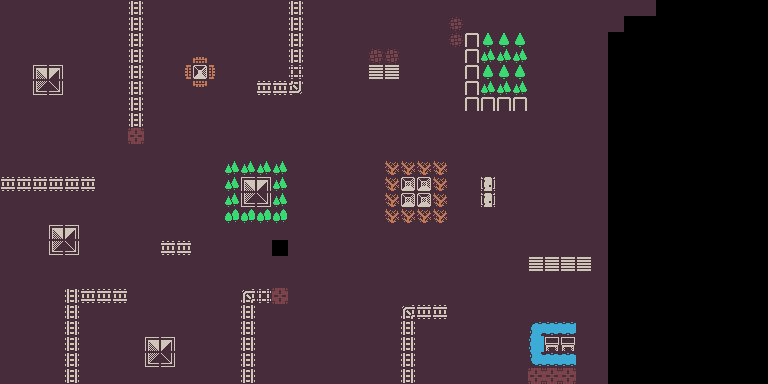

A 2D game scene composited from a Tiled map and its tileset images. What follows is a short description and the map's XML, with every tile layer's data as written:
An orthogonal 48x24 tile map with 16x16 px tiles, 2 tile layers (Background, Walls).

<map version="1.5" tiledversion="2021.02.15" orientation="orthogonal" renderorder="right-down" width="48" height="24" tilewidth="16" tileheight="16" infinite="0" nextlayerid="8" nextobjectid="1">
 <tileset firstgid="1" source="tileset_colored.tsx" />
 <layer id="7" name="Background" width="48" height="24">
  <data encoding="csv">
1,1,1,1,1,1,1,1,1,1,1,1,1,1,1,1,1,1,1,1,1,1,1,1,1,1,1,1,1,1,1,1,1,1,1,1,1,1,1,1,1,0,0,0,0,0,0,0,
1,1,1,1,1,1,1,1,1,1,1,1,1,1,1,1,1,1,1,1,1,1,1,1,1,1,1,1,1,1,1,1,1,1,1,1,1,1,1,0,0,0,0,0,0,0,0,0,
1,1,1,1,1,1,1,1,1,1,1,1,1,1,1,1,1,1,1,1,1,1,1,1,1,1,1,1,1,1,1,1,1,1,1,1,1,1,0,0,0,0,0,0,0,0,0,0,
1,1,1,1,1,1,1,1,1,1,1,1,1,1,1,1,1,1,1,1,1,1,1,1,1,1,1,1,1,1,1,1,1,1,1,1,1,1,0,0,0,0,0,0,0,0,0,0,
1,1,1,1,1,1,1,1,1,1,1,1,1,1,1,1,1,1,1,1,1,1,1,1,1,1,1,1,1,1,0,1,1,1,1,1,1,1,0,0,0,0,0,0,0,0,0,0,
1,1,1,1,1,1,1,1,1,1,1,1,1,1,1,1,1,1,1,1,1,1,1,1,1,1,1,1,1,1,1,1,1,1,1,1,1,1,0,0,0,0,0,0,0,0,0,0,
1,1,1,1,1,1,1,1,1,1,1,1,1,1,1,1,1,1,1,1,1,1,1,1,1,1,1,1,1,1,1,1,1,1,1,1,1,1,0,0,0,0,0,0,0,0,0,0,
1,1,1,1,1,1,1,1,1,1,1,1,1,1,1,1,1,1,1,1,1,1,1,1,1,1,1,1,1,1,1,1,1,1,1,1,1,1,0,0,0,0,0,0,0,0,0,0,
1,1,1,1,1,1,1,1,1,1,1,1,1,1,1,1,1,1,1,1,1,1,1,1,1,1,1,1,1,1,1,1,1,1,1,1,1,1,0,0,0,0,0,0,0,0,0,0,
1,1,1,1,1,1,1,1,1,1,1,1,1,1,1,1,1,1,1,1,1,1,1,1,1,1,1,1,1,1,1,1,1,1,1,1,1,1,0,0,0,0,0,0,0,0,0,0,
1,1,1,1,1,1,1,1,1,1,1,1,1,1,1,1,1,1,1,1,1,1,1,1,1,1,1,1,1,1,1,1,1,1,1,1,1,1,0,0,0,0,0,0,0,0,0,0,
1,1,1,1,1,1,1,1,1,1,1,1,1,1,1,1,1,1,1,1,1,1,1,1,1,1,1,1,1,1,1,1,1,1,1,1,1,1,0,0,0,0,0,0,0,0,0,0,
1,1,1,1,1,1,1,1,1,1,1,1,1,1,1,1,1,1,1,1,1,1,1,1,1,1,1,1,1,1,1,1,1,1,1,1,1,1,0,0,0,0,0,0,0,0,0,0,
1,1,1,1,1,1,1,1,1,1,1,1,1,1,1,1,1,1,1,1,1,1,1,1,1,1,1,1,1,1,1,1,1,1,1,1,1,1,0,0,0,0,0,0,0,0,0,0,
1,1,1,1,0,1,1,1,1,1,1,1,1,1,1,1,1,1,1,1,1,1,1,1,1,1,1,1,1,1,1,1,1,1,1,1,1,1,0,0,0,0,0,0,0,0,0,0,
1,1,1,1,1,1,1,1,1,1,1,1,1,1,1,1,1,0,1,1,1,1,1,1,1,1,1,1,1,1,1,1,1,1,1,1,1,1,0,0,0,0,0,0,0,0,0,0,
1,1,1,1,1,1,1,1,1,1,1,1,1,1,1,1,1,1,1,1,1,1,1,1,1,1,1,1,1,1,1,1,1,1,1,1,1,1,0,0,0,0,0,0,0,0,0,0,
1,1,1,1,1,1,1,1,1,1,1,1,1,1,1,1,1,1,1,1,1,1,1,1,1,1,1,1,1,1,1,1,1,1,1,1,1,1,0,0,0,0,0,0,0,0,0,0,
1,1,1,1,1,1,1,1,1,1,1,1,1,1,1,1,1,1,1,1,1,1,1,1,1,1,1,1,1,1,1,1,1,1,1,1,1,1,0,0,0,0,0,0,0,0,0,0,
1,1,1,1,1,1,1,1,1,1,1,1,1,1,1,1,1,1,1,1,1,1,1,1,1,1,1,1,1,1,1,1,1,1,1,1,1,1,0,0,0,0,0,0,0,0,0,0,
1,1,1,1,1,1,1,1,1,1,1,1,1,1,1,1,1,1,1,1,1,1,1,1,1,1,1,1,1,1,1,1,1,1,1,1,1,1,0,0,0,0,0,0,0,0,0,0,
1,1,1,1,1,1,1,1,1,1,1,1,1,1,1,1,1,1,1,1,1,1,1,1,1,1,1,1,1,1,1,1,1,1,1,1,1,1,0,0,0,0,0,0,0,0,0,0,
1,1,1,1,1,1,1,1,1,1,1,1,1,1,1,1,1,1,1,1,1,1,1,1,1,1,1,1,1,1,1,1,1,1,1,1,1,1,0,0,0,0,0,0,0,0,0,0,
1,1,1,1,1,1,1,1,1,1,1,1,1,1,1,1,1,1,1,1,1,1,1,1,1,1,1,1,1,1,1,1,1,1,1,1,1,1,0,0,0,0,0,0,0,0,0,0
</data>
 </layer>
 <layer id="2" name="Walls" width="48" height="24">
  <data encoding="csv">
0,0,0,0,0,0,0,0,161,0,0,0,0,0,0,0,0,0,161,0,0,0,0,0,0,0,0,0,0,0,0,0,0,0,0,0,0,0,0,0,0,0,0,0,0,0,0,0,
0,0,0,0,0,0,0,0,161,0,0,0,0,0,0,0,0,0,161,0,0,0,0,0,0,0,0,0,4,0,0,0,0,0,0,0,0,0,0,0,0,0,0,0,0,0,0,0,
0,0,0,0,0,0,0,0,161,0,0,0,0,0,0,0,0,0,161,0,0,0,0,0,0,0,0,0,4,329,33,33,33,0,0,0,0,0,0,0,0,0,0,0,0,0,0,0,
0,0,0,0,0,0,0,0,161,0,0,0,97,0,0,0,0,0,161,0,0,0,0,5,5,0,0,0,0,329,68,68,68,0,0,0,0,0,0,0,0,0,0,0,0,0,0,0,
0,0,516,517,0,0,0,0,161,0,0,1610612833,581,3758096481,0,0,0,0,164,0,0,0,0,462,462,0,0,0,0,329,33,33,33,0,0,0,0,0,0,0,0,0,0,0,0,0,0,0,
0,0,548,549,0,0,0,0,161,0,0,0,1073741921,0,0,0,1610612897,1610612897,3221225634,0,0,0,0,0,0,0,0,0,0,329,68,68,68,0,0,0,0,0,0,0,0,0,0,0,0,0,0,0,
0,0,0,0,0,0,0,0,161,0,0,0,0,0,0,0,0,0,0,0,0,0,0,0,0,0,0,0,0,329,329,329,329,0,0,0,0,0,0,0,0,0,0,0,0,0,0,0,
0,0,0,0,0,0,0,0,161,0,0,0,0,0,0,0,0,0,0,0,0,0,0,0,0,0,0,0,0,0,0,0,0,0,0,0,0,0,0,0,0,0,0,0,0,0,0,0,
0,0,0,0,0,0,0,0,12,0,0,0,0,0,0,0,0,0,0,0,0,0,0,0,0,0,0,0,0,0,0,0,0,0,0,0,0,0,0,0,0,0,0,0,0,0,0,0,
0,0,0,0,0,0,0,0,0,0,0,0,0,0,0,0,0,0,0,0,0,0,0,0,0,0,0,0,0,0,0,0,0,0,0,0,0,0,0,0,0,0,0,0,0,0,0,0,
0,0,0,0,0,0,0,0,0,0,0,0,0,0,68,68,68,68,0,0,0,0,0,0,71,71,71,71,0,0,0,0,0,0,0,0,0,0,0,0,0,0,0,0,0,0,0,0,
3758096545,3758096545,3758096545,3758096545,3758096545,3758096545,0,0,0,0,0,0,0,0,68,516,517,68,0,0,0,0,0,0,71,580,580,71,0,0,132,0,0,0,0,0,0,0,0,0,0,0,0,0,0,0,0,0,
0,0,0,0,0,0,0,0,0,0,0,0,0,0,68,548,549,68,0,0,0,0,0,0,71,580,580,71,0,0,132,0,0,0,0,0,0,0,0,0,0,0,0,0,0,0,0,0,
0,0,0,0,0,0,0,0,0,0,0,0,0,0,36,36,36,36,0,0,0,0,0,0,71,71,71,71,0,0,0,0,0,0,0,0,0,0,0,0,0,0,0,0,0,0,0,0,
0,0,0,516,517,0,0,0,0,0,0,0,0,0,0,0,0,0,0,0,0,0,0,0,0,0,0,0,0,0,0,0,0,0,0,0,0,0,0,0,0,0,0,0,0,0,0,0,
0,0,0,548,549,0,0,0,0,0,3758096545,3758096545,0,0,0,0,0,0,0,0,0,0,0,0,0,0,0,0,0,0,0,0,0,0,0,0,0,0,0,0,0,0,0,0,0,0,0,0,
0,0,0,0,0,0,0,0,0,0,0,0,0,0,0,0,0,0,0,0,0,0,0,0,0,0,0,0,0,0,0,0,0,462,462,462,462,0,0,0,0,0,0,0,0,0,0,0,
0,0,0,0,0,0,0,0,0,0,0,0,0,0,0,0,0,0,0,0,0,0,0,0,0,0,0,0,0,0,0,0,0,0,0,0,0,0,0,0,0,0,0,0,0,0,0,0,
0,0,0,0,161,536871073,536871073,536871073,0,0,0,0,0,0,0,162,164,12,0,0,0,0,0,0,0,0,0,0,0,0,0,0,0,0,0,0,0,0,0,0,0,0,0,0,0,0,0,0,
0,0,0,0,161,0,0,0,0,0,0,0,0,0,0,161,0,0,0,0,0,0,0,0,0,162,536871073,536871073,0,0,0,0,0,0,0,0,0,0,0,0,0,0,0,0,0,0,0,0,
0,0,0,0,161,0,0,0,0,0,0,0,0,0,0,161,0,0,0,0,0,0,0,0,0,161,0,0,0,0,0,0,0,138,2684354697,2684354697,0,0,0,0,0,0,0,0,0,0,0,0,
0,0,0,0,161,0,0,0,0,516,517,0,0,0,0,161,0,0,0,0,0,0,0,0,0,161,0,0,0,0,0,0,0,170,356,356,0,0,0,0,0,0,0,0,0,0,0,0,
0,0,0,0,161,0,0,0,0,548,549,0,0,0,0,161,0,0,0,0,0,0,0,0,0,161,0,0,0,0,0,0,0,1610612874,1610612873,1610612873,0,0,0,0,0,0,0,0,0,0,0,0,
0,0,0,0,161,0,0,0,0,0,0,0,0,0,0,161,0,0,0,0,0,0,0,0,0,161,0,0,0,0,0,0,0,12,12,12,0,0,0,0,0,0,0,0,0,0,0,0
</data>
 </layer>
</map>
